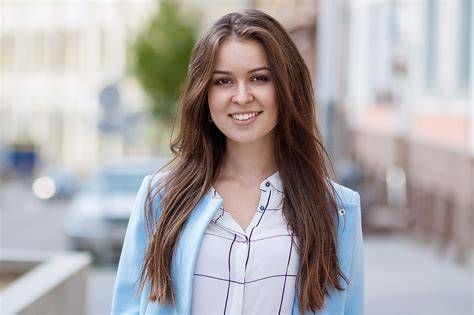
#> input picture FaceRecognition/897.jpg, 474 x 315 px
$ jupyter execute Copy_of_FaceRecognition.ipynb
#> lines starting #> are read from the running program, lines starting #| are printed output that depends on the picture
[cell 1]
from matplotlib import pyplot as one_plot
import cv2

[cell 2]
photo = cv2.imread("897.jpg")
#> photo is the input picture: shape (315, 474, 3); mean B, G, R 169.2, 168.3, 172.4
photo = cv2.cvtColor(photo , cv2.COLOR_BGR2RGB)

aio_model = cv2.CascadeClassifier("model.xml")
face = aio_model.detectMultiScale(photo)
#> face = [[198, 47, 87, 87]]

[cell 3]
a = face[0][0]
#> a = 198
b = face[0][1]
#> b = 47
c = face[0][2]
#> c = 87
d = face[0][3]
#> d = 87
photo = cv2.rectangle(photo , (a , b) , (a+c , b+d) , (120,255,150) , 7)
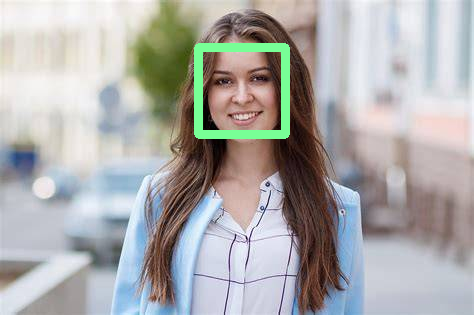
#> photo: shape (315, 474, 3); mean R, G, B 172.8, 172, 170.9
